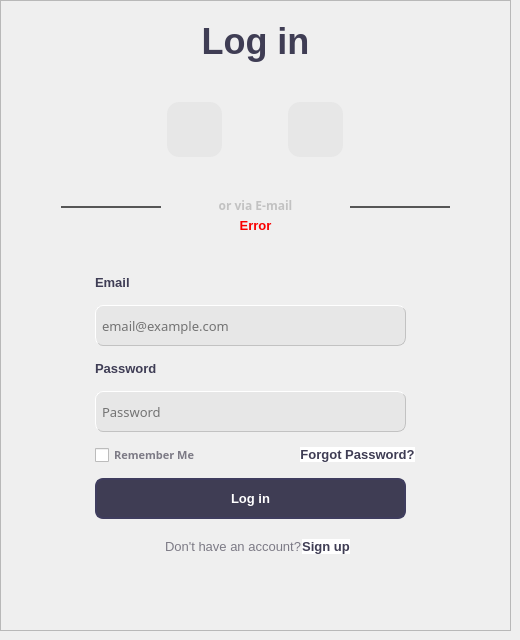
     <widget class="QWidget" name="LoginPage">
      <widget class="QFrame" name="loginMainFrame">
       <property name="geometry">
        <rect>
         <x>0</x>
         <y>0</y>
         <width>511</width>
         <height>631</height>
        </rect>
       </property>
       <property name="sizePolicy">
        <sizepolicy hsizetype="Fixed" vsizetype="Fixed">
         <horstretch>0</horstretch>
         <verstretch>0</verstretch>
        </sizepolicy>
       </property>
       <property name="layoutDirection">
        <enum>Qt::LeftToRight</enum>
       </property>
       <property name="styleSheet">
        <string notr="true"/>
       </property>
       <property name="frameShape">
        <enum>QFrame::StyledPanel</enum>
       </property>
       <property name="frameShadow">
        <enum>QFrame::Raised</enum>
       </property>
       <layout class="QVBoxLayout" name="VLayoutLogin">
        <property name="spacing">
         <number>0</number>
        </property>
        <property name="sizeConstraint">
         <enum>QLayout::SetDefaultConstraint</enum>
        </property>
        <property name="leftMargin">
         <number>0</number>
        </property>
        <property name="topMargin">
         <number>20</number>
        </property>
        <property name="rightMargin">
         <number>0</number>
        </property>
        <property name="bottomMargin">
         <number>0</number>
        </property>
        <item>
         <widget class="QLabel" name="lblLogin">
          <property name="sizePolicy">
           <sizepolicy hsizetype="Expanding" vsizetype="Fixed">
            <horstretch>0</horstretch>
            <verstretch>0</verstretch>
           </sizepolicy>
          </property>
          <property name="font">
           <font>
            <family>Segoe UI</family>
            <pointsize>27</pointsize>
            <weight>75</weight>
            <bold>true</bold>
           </font>
          </property>
          <property name="styleSheet">
           <string notr="true">QLabel{
color:rgb(63, 61, 84);
margin-left: 50%;
margin-right: 50%;

}</string>
          </property>
          <property name="text">
           <string>Log in</string>
          </property>
          <property name="alignment">
           <set>Qt::AlignCenter</set>
          </property>
         </widget>
        </item>
        <item>
         <layout class="QVBoxLayout" name="verticalLayout_8">
          <item>
           <layout class="QHBoxLayout" name="horizontalLayout_10">
            <property name="spacing">
             <number>0</number>
            </property>
            <property name="sizeConstraint">
             <enum>QLayout::SetFixedSize</enum>
            </property>
            <property name="leftMargin">
             <number>100</number>
            </property>
            <property name="topMargin">
             <number>40</number>
            </property>
            <property name="rightMargin">
             <number>100</number>
            </property>
            <property name="bottomMargin">
             <number>20</number>
            </property>
            <item>
             <widget class="QPushButton" name="btnFacebook">
              <property name="sizePolicy">
               <sizepolicy hsizetype="Fixed" vsizetype="Fixed">
                <horstretch>0</horstretch>
                <verstretch>0</verstretch>
               </sizepolicy>
              </property>
              <property name="minimumSize">
               <size>
                <width>55</width>
                <height>55</height>
               </size>
              </property>
              <property name="cursor">
               <cursorShape>PointingHandCursor</cursorShape>
              </property>
              <property name="autoFillBackground">
               <bool>false</bool>
              </property>
              <property name="styleSheet">
               <string notr="true">QPushButton{
color: #333;
border: 0px solid  rgb(231, 231, 231);
background-color: rgb(231, 231, 231);
border-radius: 12px;
color:rgb(240, 240, 240)
}
QPushButton:pressed{
background-color: rgb(240, 240, 240);
border-color: rgb(240, 240, 240);
}</string>
              </property>
              <property name="text">
               <string/>
              </property>
              <property name="icon">
               <iconset>
                <normaloff>Icons/icons8-facebook-circled-48.png</normaloff>Icons/icons8-facebook-circled-48.png</iconset>
              </property>
              <property name="iconSize">
               <size>
                <width>32</width>
                <height>32</height>
               </size>
              </property>
             </widget>
            </item>
            <item>
             <widget class="QPushButton" name="btnGoogle">
              <property name="sizePolicy">
               <sizepolicy hsizetype="Fixed" vsizetype="Fixed">
                <horstretch>0</horstretch>
                <verstretch>0</verstretch>
               </sizepolicy>
              </property>
              <property name="minimumSize">
               <size>
                <width>55</width>
                <height>55</height>
               </size>
              </property>
              <property name="cursor">
               <cursorShape>PointingHandCursor</cursorShape>
              </property>
              <property name="autoFillBackground">
               <bool>false</bool>
              </property>
              <property name="styleSheet">
               <string notr="true">QPushButton{
color: #333;
border: 0px solid  rgb(231, 231, 231);
background-color: rgb(231, 231, 231);
border-radius: 12px;
color:rgb(240, 240, 240)
}
QPushButton:pressed{
background-color: rgb(240, 240, 240);
border-color: rgb(240, 240, 240);
}</string>
              </property>
              <property name="text">
               <string/>
              </property>
              <property name="icon">
               <iconset>
                <normaloff>Icons/icons8-google-48.png</normaloff>Icons/icons8-google-48.png</iconset>
              </property>
              <property name="iconSize">
               <size>
                <width>32</width>
                <height>32</height>
               </size>
              </property>
             </widget>
            </item>
           </layout>
          </item>
          <item>
           <layout class="QHBoxLayout" name="horizontalLayout_11">
            <property name="spacing">
             <number>12</number>
            </property>
            <property name="sizeConstraint">
             <enum>QLayout::SetFixedSize</enum>
            </property>
            <property name="leftMargin">
             <number>0</number>
            </property>
            <property name="topMargin">
             <number>20</number>
            </property>
            <property name="rightMargin">
             <number>0</number>
            </property>
            <property name="bottomMargin">
             <number>0</number>
            </property>
            <item>
             <spacer name="horizontalSpacer_3">
              <property name="orientation">
               <enum>Qt::Horizontal</enum>
              </property>
              <property name="sizeType">
               <enum>QSizePolicy::Preferred</enum>
              </property>
              <property name="sizeHint" stdset="0">
               <size>
                <width>60</width>
                <height>20</height>
               </size>
              </property>
             </spacer>
            </item>
            <item>
             <widget class="QFrame" name="dividerFrame_login_1">
              <property name="sizePolicy">
               <sizepolicy hsizetype="Minimum" vsizetype="Fixed">
                <horstretch>0</horstretch>
                <verstretch>0</verstretch>
               </sizepolicy>
              </property>
              <property name="minimumSize">
               <size>
                <width>100</width>
                <height>2</height>
               </size>
              </property>
              <property name="maximumSize">
               <size>
                <width>100</width>
                <height>2</height>
               </size>
              </property>
              <property name="styleSheet">
               <string notr="true">background-color: rgb(112, 112, 112);</string>
              </property>
              <property name="frameShape">
               <enum>QFrame::StyledPanel</enum>
              </property>
              <property name="frameShadow">
               <enum>QFrame::Plain</enum>
              </property>
             </widget>
            </item>
            <item>
             <widget class="QLabel" name="lblorviaEmail_login">
              <property name="sizePolicy">
               <sizepolicy hsizetype="Expanding" vsizetype="Fixed">
                <horstretch>0</horstretch>
                <verstretch>0</verstretch>
               </sizepolicy>
              </property>
              <property name="font">
               <font>
                <family>Segoe UI Semibold</family>
                <pointsize>9</pointsize>
                <weight>75</weight>
                <bold>true</bold>
               </font>
              </property>
              <property name="styleSheet">
               <string notr="true">color: rgb(194, 194, 194);
padding-bottom: 4px;
font-weight: 600;</string>
              </property>
              <property name="text">
               <string>or via E-mail</string>
              </property>
              <property name="alignment">
               <set>Qt::AlignCenter</set>
              </property>
             </widget>
            </item>
            <item>
             <widget class="QFrame" name="dividerFrame_login_2">
              <property name="sizePolicy">
               <sizepolicy hsizetype="Fixed" vsizetype="Fixed">
                <horstretch>0</horstretch>
                <verstretch>0</verstretch>
               </sizepolicy>
              </property>
              <property name="minimumSize">
               <size>
                <width>100</width>
                <height>2</height>
               </size>
              </property>
              <property name="maximumSize">
               <size>
                <width>100</width>
                <height>2</height>
               </size>
              </property>
              <property name="styleSheet">
               <string notr="true">background-color: rgb(112, 112, 112);</string>
              </property>
              <property name="frameShape">
               <enum>QFrame::StyledPanel</enum>
              </property>
              <property name="frameShadow">
               <enum>QFrame::Plain</enum>
              </property>
             </widget>
            </item>
            <item>
             <spacer name="horizontalSpacer_4">
              <property name="orientation">
               <enum>Qt::Horizontal</enum>
              </property>
              <property name="sizeType">
               <enum>QSizePolicy::Fixed</enum>
              </property>
              <property name="sizeHint" stdset="0">
               <size>
                <width>60</width>
                <height>20</height>
               </size>
              </property>
             </spacer>
            </item>
           </layout>
          </item>
          <item>
           <widget class="QLabel" name="lblError_login">
            <property name="sizePolicy">
             <sizepolicy hsizetype="Preferred" vsizetype="Fixed">
              <horstretch>0</horstretch>
              <verstretch>0</verstretch>
             </sizepolicy>
            </property>
            <property name="minimumSize">
             <size>
              <width>0</width>
              <height>0</height>
             </size>
            </property>
            <property name="font">
             <font>
              <family>Segoe UI</family>
              <pointsize>10</pointsize>
              <weight>75</weight>
              <bold>true</bold>
             </font>
            </property>
            <property name="styleSheet">
             <string notr="true">QLabel{
color: rgb(250,0,0);
line-spacing: 2px;
}</string>
            </property>
            <property name="text">
             <string>Error</string>
            </property>
            <property name="alignment">
             <set>Qt::AlignCenter</set>
            </property>
           </widget>
          </item>
          <item>
           <layout class="QFormLayout" name="formLayout_2">
            <property name="sizeConstraint">
             <enum>QLayout::SetDefaultConstraint</enum>
            </property>
            <property name="fieldGrowthPolicy">
             <enum>QFormLayout::ExpandingFieldsGrow</enum>
            </property>
            <property name="rowWrapPolicy">
             <enum>QFormLayout::DontWrapRows</enum>
            </property>
            <property name="labelAlignment">
             <set>Qt::AlignJustify|Qt::AlignVCenter</set>
            </property>
            <property name="formAlignment">
             <set>Qt::AlignCenter</set>
            </property>
            <property name="horizontalSpacing">
             <number>0</number>
            </property>
            <property name="verticalSpacing">
             <number>12</number>
            </property>
            <property name="leftMargin">
             <number>12</number>
            </property>
            <property name="rightMargin">
             <number>12</number>
            </property>
            <property name="bottomMargin">
             <number>30</number>
            </property>
            <item row="0" column="0">
             <widget class="QLabel" name="lblEmail">
              <property name="sizePolicy">
               <sizepolicy hsizetype="Fixed" vsizetype="Fixed">
                <horstretch>0</horstretch>
                <verstretch>0</verstretch>
               </sizepolicy>
              </property>
              <property name="minimumSize">
               <size>
                <width>51</width>
                <height>21</height>
               </size>
              </property>
              <property name="font">
               <font>
                <family>Segoe UI</family>
                <pointsize>10</pointsize>
                <weight>75</weight>
                <bold>true</bold>
               </font>
              </property>
              <property name="styleSheet">
               <string notr="true">color: rgb(63, 61, 85);</string>
              </property>
              <property name="text">
               <string>Email</string>
              </property>
             </widget>
            </item>
            <item row="1" column="0">
             <widget class="QLineEdit" name="txtEmail_login">
              <property name="minimumSize">
               <size>
                <width>311</width>
                <height>41</height>
               </size>
              </property>
              <property name="font">
               <font>
                <family>Sitka Small</family>
                <pointsize>10</pointsize>
               </font>
              </property>
              <property name="styleSheet">
               <string notr="true">border-style: outset;
border-width: 1px;
background-color: rgb(231, 231, 231);
border-radius: 8px;
border-color: rgb(194,194,194);
padding: 4px;</string>
              </property>
              <property name="text">
               <string/>
              </property>
              <property name="placeholderText">
               <string>email@example.com</string>
              </property>
             </widget>
            </item>
            <item row="2" column="0">
             <widget class="QLabel" name="lblPassword">
              <property name="minimumSize">
               <size>
                <width>51</width>
                <height>21</height>
               </size>
              </property>
              <property name="font">
               <font>
                <family>Segoe UI</family>
                <pointsize>10</pointsize>
                <weight>75</weight>
                <bold>true</bold>
               </font>
              </property>
              <property name="styleSheet">
               <string notr="true">color: rgb(63, 61, 85);</string>
              </property>
              <property name="text">
               <string>Password</string>
              </property>
             </widget>
            </item>
            <item row="3" column="0">
             <widget class="QLineEdit" name="txtPassword_login">
              <property name="minimumSize">
               <size>
                <width>311</width>
                <height>41</height>
               </size>
              </property>
              <property name="font">
               <font>
                <family>Sitka Small</family>
                <pointsize>10</pointsize>
               </font>
              </property>
              <property name="styleSheet">
               <string notr="true">border-style: outset;
border-width: 1px;
background-color: rgb(231, 231, 231);
border-radius: 8px;
border-color: rgb(194,194,194);
padding: 4px;</string>
              </property>
              <property name="text">
               <string/>
              </property>
              <property name="placeholderText">
               <string>Password</string>
              </property>
             </widget>
            </item>
            <item row="4" column="0">
             <layout class="QHBoxLayout" name="horizontalLayout_13">
              <property name="spacing">
               <number>100</number>
              </property>
              <item>
               <widget class="QCheckBox" name="chkRememberme">
                <property name="font">
                 <font>
                  <family>Segoe UI Semibold</family>
                  <pointsize>8</pointsize>
                  <weight>75</weight>
                  <bold>true</bold>
                 </font>
                </property>
                <property name="styleSheet">
                 <string notr="true">color: rgb(124, 122, 133);</string>
                </property>
                <property name="text">
                 <string>Remember Me</string>
                </property>
               </widget>
              </item>
              <item>
               <widget class="QPushButton" name="btnForgotpwd">
                <property name="sizePolicy">
                 <sizepolicy hsizetype="Fixed" vsizetype="Fixed">
                  <horstretch>0</horstretch>
                  <verstretch>0</verstretch>
                 </sizepolicy>
                </property>
                <property name="font">
                 <font>
                  <family>Segoe UI</family>
                  <pointsize>10</pointsize>
                  <weight>75</weight>
                  <bold>true</bold>
                 </font>
                </property>
                <property name="cursor">
                 <cursorShape>PointingHandCursor</cursorShape>
                </property>
                <property name="styleSheet">
                 <string notr="true">QPushButton{
color: rgb(63, 61, 84);
border: 0px;
background-color: rgb(255, 255, 255);
}
QPushButton:pressed{
	color: rgb(103, 100, 138);
}</string>
                </property>
                <property name="text">
                 <string>Forgot Password?</string>
                </property>
               </widget>
              </item>
             </layout>
            </item>
            <item row="5" column="0">
             <widget class="QPushButton" name="btnLogin">
              <property name="minimumSize">
               <size>
                <width>311</width>
                <height>41</height>
               </size>
              </property>
              <property name="font">
               <font>
                <family>Segoe UI</family>
                <pointsize>10</pointsize>
                <weight>75</weight>
                <bold>true</bold>
               </font>
              </property>
              <property name="cursor">
               <cursorShape>PointingHandCursor</cursorShape>
              </property>
              <property name="styleSheet">
               <string notr="true">QPushButton{
color: rgb(255, 255, 255);
background-color: rgb(63, 61, 84);
border: 2px solid  rgb(63, 61, 94);
border-radius: 8px;
padding: 4px;
box-shadow: 0 2px 2px 0 rgba(0, 0, 0, 0.16), 0 0 0 1px rgba(0, 0, 0, 0.08);
}
QPushButton:pressed{
	background-color: rgb(103, 100, 138);
}</string>
              </property>
              <property name="text">
               <string>Log in</string>
              </property>
             </widget>
            </item>
            <item row="6" column="0">
             <layout class="QHBoxLayout" name="horizontalLayout_12">
              <property name="leftMargin">
               <number>30</number>
              </property>
              <item>
               <spacer name="horizontalSpacer_5">
                <property name="orientation">
                 <enum>Qt::Horizontal</enum>
                </property>
                <property name="sizeHint" stdset="0">
                 <size>
                  <width>40</width>
                  <height>20</height>
                 </size>
                </property>
               </spacer>
              </item>
              <item>
               <widget class="QLabel" name="lblDontHaveAnAccount">
                <property name="minimumSize">
                 <size>
                  <width>110</width>
                  <height>31</height>
                 </size>
                </property>
                <property name="font">
                 <font>
                  <family>Segoe UI</family>
                  <pointsize>10</pointsize>
                  <weight>50</weight>
                  <bold>false</bold>
                 </font>
                </property>
                <property name="styleSheet">
                 <string notr="true">color: rgb(124, 122, 133);</string>
                </property>
                <property name="text">
                 <string>Don't have an account?</string>
                </property>
               </widget>
              </item>
              <item>
               <widget class="QPushButton" name="btnSignupPage">
                <property name="font">
                 <font>
                  <family>Segoe UI</family>
                  <pointsize>10</pointsize>
                  <weight>75</weight>
                  <bold>true</bold>
                 </font>
                </property>
                <property name="cursor">
                 <cursorShape>PointingHandCursor</cursorShape>
                </property>
                <property name="styleSheet">
                 <string notr="true">QPushButton{
color: rgb(63, 61, 84);
border: 0px;
background-color: rgb(255, 255, 255);
}
QPushButton:pressed{
	color: rgb(103, 100, 138);
}</string>
                </property>
                <property name="text">
                 <string>Sign up</string>
                </property>
                <property name="checkable">
                 <bool>false</bool>
                </property>
                <property name="autoExclusive">
                 <bool>false</bool>
                </property>
                <property name="default">
                 <bool>false</bool>
                </property>
               </widget>
              </item>
              <item>
               <spacer name="horizontalSpacer_6">
                <property name="orientation">
                 <enum>Qt::Horizontal</enum>
                </property>
                <property name="sizeHint" stdset="0">
                 <size>
                  <width>40</width>
                  <height>20</height>
                 </size>
                </property>
               </spacer>
              </item>
             </layout>
            </item>
           </layout>
          </item>
         </layout>
        </item>
       </layout>
      </widget>
     </widget>
